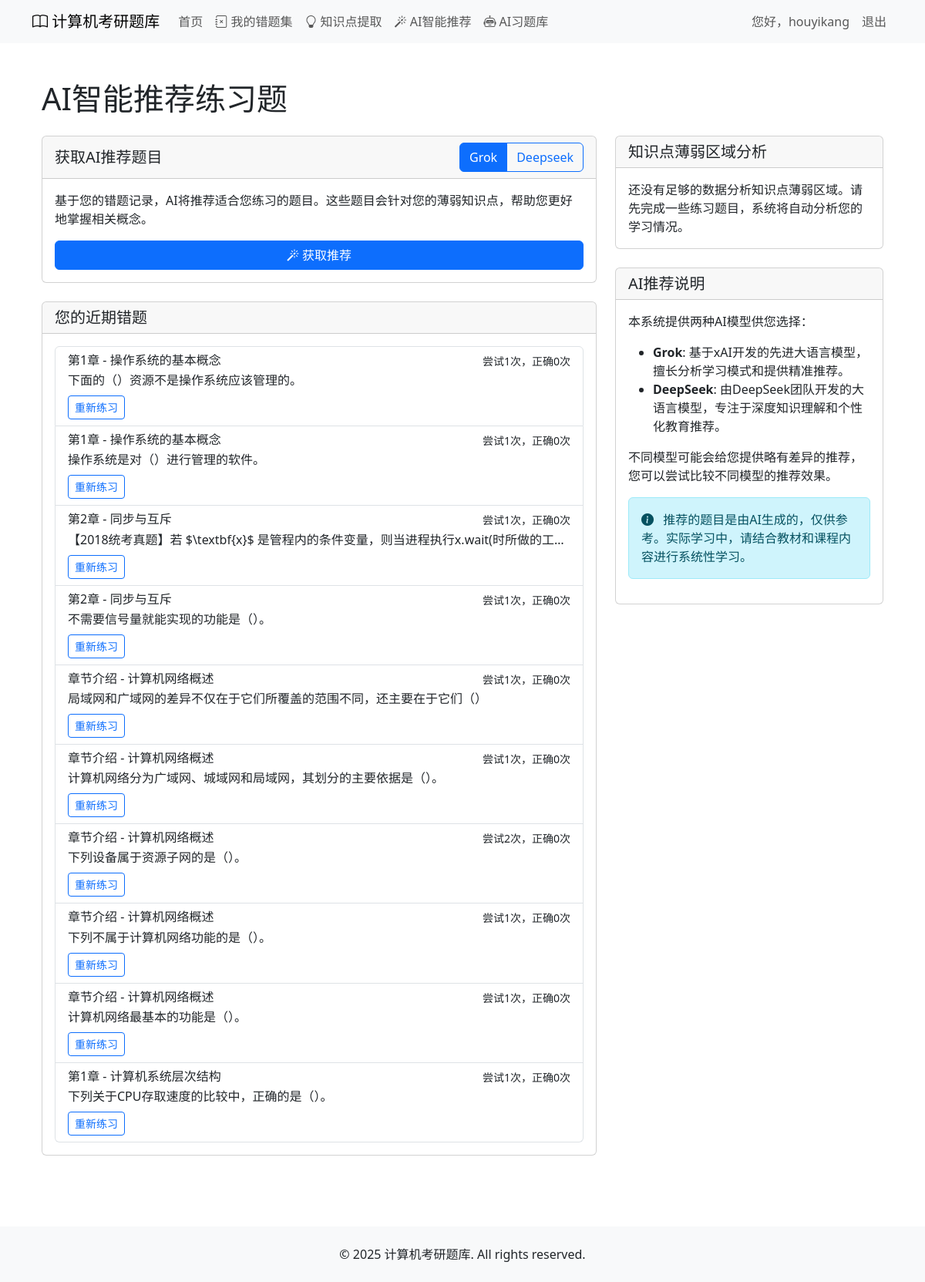
The page /ai_recommend/ (signed in) on the database its author committed.
### courses/models.py (models this page shows, shortened)
class UserMistakeCollection(models.Model):
    user = models.ForeignKey(User, on_delete=models.CASCADE, related_name='mistake_collections', verbose_name='用户')
    exercise = models.ForeignKey(Exercise, on_delete=models.CASCADE, related_name='in_mistake_collections', verbose_name='习题')
    added_at = models.DateTimeField(auto_now_add=True, verbose_name='添加时间')
    last_attempt_at = models.DateTimeField(null=True, blank=True, verbose_name='最后一次尝试时间')
    attempt_count = models.IntegerField(default=0, verbose_name='尝试次数')
    correct_count = models.IntegerField(default=0, verbose_name='正确次数')
    last_wrong_answer = models.CharField(max_length=200, blank=True, null=True, verbose_name='最近一次错误答案')
    notes = models.TextField(blank=True, verbose_name='笔记')
    class Meta:
        verbose_name = '用户错题集'
        verbose_name_plural = verbose_name
        unique_together = ['user', 'exercise']
        ordering = ['-added_at']

class Exercise(models.Model):
    TYPES = (
        ('single', '单项选择题'),
        ('multiple', '多项选择题'),
        ('comprehensive', '综合题'),
    )
    section = models.ForeignKey(Section, on_delete=models.CASCADE, related_name='exercises', verbose_name='所属小节')
    type = models.CharField(max_length=20, choices=TYPES, verbose_name='题目类型')
    number = models.CharField(max_length=10, verbose_name='题号')  # 如01, 02等
    content = models.TextField(verbose_name='题目内容')
    options = models.JSONField(null=True, blank=True, verbose_name='选项')  # 用于选择题的选项
    answer = models.CharField(max_length=200, verbose_name='答案')
    explanation = models.TextField(verbose_name='解析')
    order = models.IntegerField(default=0, verbose_name='排序')
    knowledge_points = models.ManyToManyField(Knowledge, through='ExerciseKnowledge', related_name='related_exercises', verbose_name='相关知识点')
    class Meta:
        verbose_name = '习题'
        verbose_name_plural = verbose_name
        ordering = ['order', 'number']

class Section(models.Model):
    SECTION_TYPES = (
        ('content', '内容小节'),
        ('introduction', '章节介绍'),
        ('summary', '章节小结'),
        ('faq', '常见问题/疑难点'),
        ('other', '其他'),
    )
    chapter = models.ForeignKey(Chapter, on_delete=models.CASCADE, related_name='sections', verbose_name='所属章节')
    number = models.CharField(max_length=10, verbose_name='小节号')  # 如1.1, 1.2等
    title = models.CharField(max_length=200, verbose_name='小节标题')
    section_type = models.CharField(max_length=20, choices=SECTION_TYPES, default='content', verbose_name='小节类型')
    content = models.TextField(blank=True, verbose_name='小节内容 (Markdown)')
    class Meta:
        verbose_name = '小节'
        verbose_name_plural = verbose_name
        ordering = ['number']

class Chapter(models.Model):
    book = models.ForeignKey(Book, on_delete=models.CASCADE, related_name='chapters', verbose_name='所属书籍')
    number = models.IntegerField(verbose_name='章节号')
    title = models.CharField(max_length=200, verbose_name='章节标题')
    introduction = models.TextField(blank=True, verbose_name='章节介绍')
    class Meta:
        verbose_name = '章节'
        verbose_name_plural = verbose_name
        ordering = ['number']

### courses/views.py (the view)
# urls.py: path('ai_recommend/', views.ai_recommend_exercises, name='ai_recommend'),
@login_required
def ai_recommend_exercises(request):
    context = {}
    mistakes = UserMistakeCollection.objects.filter(
        user=request.user
    ).select_related(
        'exercise', 'exercise__section', 'exercise__section__chapter'
    ).order_by('-added_at')[:10]
    knowledge_stats = get_user_knowledge_weakness(request.user)
    selected_model = request.GET.get('model', CURRENT_MODEL)
    if selected_model not in ['grok', 'deepseek']:
        selected_model = CURRENT_MODEL
    context.update({
        'mistakes': mistakes,
        'knowledge_stats': knowledge_stats,
        'selected_model': selected_model
    })
    return render(request, 'courses/ai_recommend.html', context)

### courses/views.py (called while the page is built)
def get_user_knowledge_weakness(user):
    mistake_exercises = UserMistakeCollection.objects.filter(
        user=user
    ).values_list('exercise_id', flat=True)
    knowledge_weak_areas = ExerciseKnowledge.objects.filter(
        exercise_id__in=mistake_exercises
    ).values(
        'knowledge__id',
        'knowledge__title',
        'knowledge__section__title',
        'knowledge__section__chapter__title',
        'knowledge__section__chapter__book__title'
    ).annotate(
        frequency=Count('knowledge__id')
    ).order_by('-frequency')
    return knowledge_weak_areas

### courses/templates/courses/ai_recommend.html (shortened to what this page needs)
{% extends 'courses/base.html' %}
{% load static %}
{% block content %}
<div class="container mt-4">
    <h1 class="mb-4">AI智能推荐练习题</h1>
    <div class="row">
        <div class="col-md-8">
            <div class="card mb-4">
                <div class="card-header d-flex justify-content-between align-items-center">
                    <h5 class="mb-0">获取AI推荐题目</h5>
                    <div class="btn-group" role="group">
                        <a href="{% url 'courses:ai_recommend' %}?model=grok" class="btn btn-outline-primary {% if not request.GET.model or request.GET.model == 'grok' %}active{% endif %}">Grok</a>
                        <a href="{% url 'courses:ai_recommend' %}?model=deepseek" class="btn btn-outline-primary {% if request.GET.model == 'deepseek' %}active{% endif %}">Deepseek</a>
                    </div>
                </div>
                <div class="card-body">
                    <p>基于您的错题记录，AI将推荐适合您练习的题目。这些题目会针对您的薄弱知识点，帮助您更好地掌握相关概念。</p>
                    <form method="post" action="{% url 'courses:get_ai_exercise_recommendations' %}" id="recommendationForm">
                        <div class="d-grid gap-2">
                            <button type="submit" class="btn btn-primary">
                                <i class="bi bi-magic"></i> 获取推荐
                            </button>
                        </div>
                    </form>
                </div>
            </div>
            <div class="card">
                <div class="card-header">
                    <h5 class="mb-0">您的近期错题</h5>
                </div>
                <div class="card-body">
                    {% if mistakes %}
                        <div class="list-group">
                            {% for mistake in mistakes %}
                                <div class="list-group-item">
                                    <div class="d-flex w-100 justify-content-between">
                                        <h6 class="mb-1">{{ mistake.exercise.section.chapter.title }} - {{ mistake.exercise.section.title }}</h6>
                                        <small>尝试{{ mistake.attempt_count }}次，正确{{ mistake.correct_count }}次</small>
                                    </div>
                                    <p class="mb-1 text-truncate">{{ mistake.exercise.content|striptags|truncatechars:100 }}</p>
                                    <small>
                                        <a href="{% url 'courses:section_exercises' mistake.exercise.section.id %}#exercise-{{ mistake.exercise.id }}" class="btn btn-sm btn-outline-primary mt-1">重新练习</a>
                                    </small>
                                </div>
                            {% endfor %}
                        </div>
                    {% else %}
                        <div class="alert alert-info">
                            您目前没有错题记录。开始做题，系统将自动记录错题，帮助您进行分析。
                        </div>
                    {% endif %}
                </div>
            </div>
        </div>
        <div class="col-md-4">
            <div class="card mb-4">
                <div class="card-header">
                    <h5 class="card-title mb-0">知识点薄弱区域分析</h5>
                </div>
                <div class="card-body">
                    {% if knowledge_stats %}
                        <p class="card-text mb-3">
                            根据您的错题记录，系统分析出以下知识点需要加强：
                        </p>
                        <ul class="list-group">
                            {% for item in knowledge_stats|slice:":10" %}
                                <li class="list-group-item d-flex justify-content-between align-items-center">
                                    {{ item.knowledge__title }}
                                    <span class="badge bg-primary rounded-pill">{{ item.frequency }}</span>
                                </li>
                            {% endfor %}
                        </ul>
                    {% else %}
                        <p class="card-text">
                            还没有足够的数据分析知识点薄弱区域。请先完成一些练习题目，系统将自动分析您的学习情况。
                        </p>
                    {% endif %}
                </div>
            </div>
            <div class="card">
                <div class="card-header">
                    <h5 class="card-title mb-0">AI推荐说明</h5>
                </div>
                <div class="card-body">
                    <p>本系统提供两种AI模型供您选择：</p>
                    <ul>
                        <li><strong>Grok</strong>: 基于xAI开发的先进大语言模型，擅长分析学习模式和提供精准推荐。</li>
                        <li><strong>DeepSeek</strong>: 由DeepSeek团队开发的大语言模型，专注于深度知识理解和个性化教育推荐。</li>
                    </ul>
                    <p>不同模型可能会给您提供略有差异的推荐，您可以尝试比较不同模型的推荐效果。</p>
                    <div class="alert alert-info mt-3">
                        <i class="bi bi-info-circle-fill me-2"></i>
                        推荐的题目是由AI生成的，仅供参考。实际学习中，请结合教材和课程内容进行系统性学习。
                    </div>
                </div>
            </div>
        </div>
    </div>
</div>
{% endblock %}

### courses/templates/courses/base.html (shortened to what this page needs)
<!DOCTYPE html>
<html lang="zh-hans">
<head>
    <link href="https://cdn.bootcdn.net/ajax/libs/twitter-bootstrap/5.3.0/css/bootstrap.min.css" rel="stylesheet">
    <link href="https://cdn.bootcdn.net/ajax/libs/bootstrap-icons/1.10.0/font/bootstrap-icons.min.css" rel="stylesheet">
</head>
<body>
    <nav class="navbar navbar-expand-lg navbar-light bg-light">
        <div class="container">
            <a class="navbar-brand" href="{% url 'courses:index' %}">
                <i class="bi bi-book"></i> 计算机考研题库
            </a>
            <div class="collapse navbar-collapse" id="navbarNav">
                <ul class="navbar-nav">
                    <li class="nav-item">
                        <a class="nav-link" href="{% url 'courses:index' %}">首页</a>
                    </li>
                    {% if user.is_authenticated %}
                    <li class="nav-item">
                        <a class="nav-link" href="{% url 'courses:mistake_collection' %}">
                            <i class="bi bi-journal-x"></i> 我的错题集
                        </a>
                    </li>
                    <li class="nav-item">
                        <a class="nav-link" href="{% url 'courses:extract_knowledge' %}">
                            <i class="bi bi-lightbulb"></i> 知识点提取
                        </a>
                    </li>
                    <li class="nav-item">
                        <a class="nav-link" href="{% url 'courses:ai_recommend' %}">
                            <i class="bi bi-magic"></i> AI智能推荐
                        </a>
                    </li>
                    <li class="nav-item">
                        <a class="nav-link" href="{% url 'courses:my_ai_exercises' %}">
                            <i class="bi bi-robot"></i> AI习题库
                        </a>
                    </li>
                    {% endif %}
                </ul>
                <ul class="navbar-nav ms-auto">
                    {% if user.is_authenticated %}
                    <li class="nav-item">
                        <span class="nav-link">您好，{{ user.username }}</span>
                    </li>
                    <li class="nav-item">
                        <a class="nav-link" href="#">退出</a>
                    </li>
                    {% endif %}
                </ul>
            </div>
        </div>
    </nav>
    <main class="container py-4">
        {% block content %}
        {% endblock %}
    </main>
    <footer class="bg-light py-4 mt-5">
        <div class="container text-center">
            <p class="mb-0">© 2025 计算机考研题库. All rights reserved.</p>
        </div>
    </footer>
</body>
</html>

### courses/templates/courses/base.html (style rules this page uses)
.card { transition: transform 0.2s; margin-bottom: 20px; }

### rows shown on the page
UserMistakeCollection: exercise.section.chapter "第1章", exercise.section "操作系统的基本概念", attempt_count "1", correct_count "0", exercise.content "下面的（）资源不是操作系统应该管理的。"
UserMistakeCollection: exercise.section.chapter "第1章", exercise.section "操作系统的基本概念", attempt_count "1", correct_count "0", exercise.content "操作系统是对（）进行管理的软件。"
UserMistakeCollection: exercise.section.chapter "第2章", exercise.section "同步与互斥", attempt_count "1", correct_count "0", exercise.content "【2018统考真题】若 $\\textbf{x}$ 是管程内的条件变量，则当进程执行x.wait(时所做的工…"
UserMistakeCollection: exercise.section.chapter "第2章", exercise.section "同步与互斥", attempt_count "1", correct_count "0", exercise.content "不需要信号量就能实现的功能是（）。"
UserMistakeCollection: exercise.section.chapter "章节介绍", exercise.section "计算机网络概述", attempt_count "1", correct_count "0", exercise.content "局域网和广域网的差异不仅在于它们所覆盖的范围不同，还主要在于它们（）"
UserMistakeCollection: exercise.section.chapter "章节介绍", exercise.section "计算机网络概述", attempt_count "1", correct_count "0", exercise.content "计算机网络分为广域网、城域网和局域网，其划分的主要依据是（）。"
UserMistakeCollection: exercise.section.chapter "章节介绍", exercise.section "计算机网络概述", attempt_count "2", correct_count "0", exercise.content "下列设备属于资源子网的是（）。"
UserMistakeCollection: exercise.section.chapter "章节介绍", exercise.section "计算机网络概述", attempt_count "1", correct_count "0", exercise.content "下列不属于计算机网络功能的是（）。"
UserMistakeCollection: exercise.section.chapter "章节介绍", exercise.section "计算机网络概述", attempt_count "1", correct_count "0", exercise.content "计算机网络最基本的功能是（）。"
UserMistakeCollection: exercise.section.chapter "第1章", exercise.section "计算机系统层次结构", attempt_count "1", correct_count "0", exercise.content "下列关于CPU存取速度的比较中，正确的是（）。"

### other values the page prints
{{ user.username }} "houyikang"
